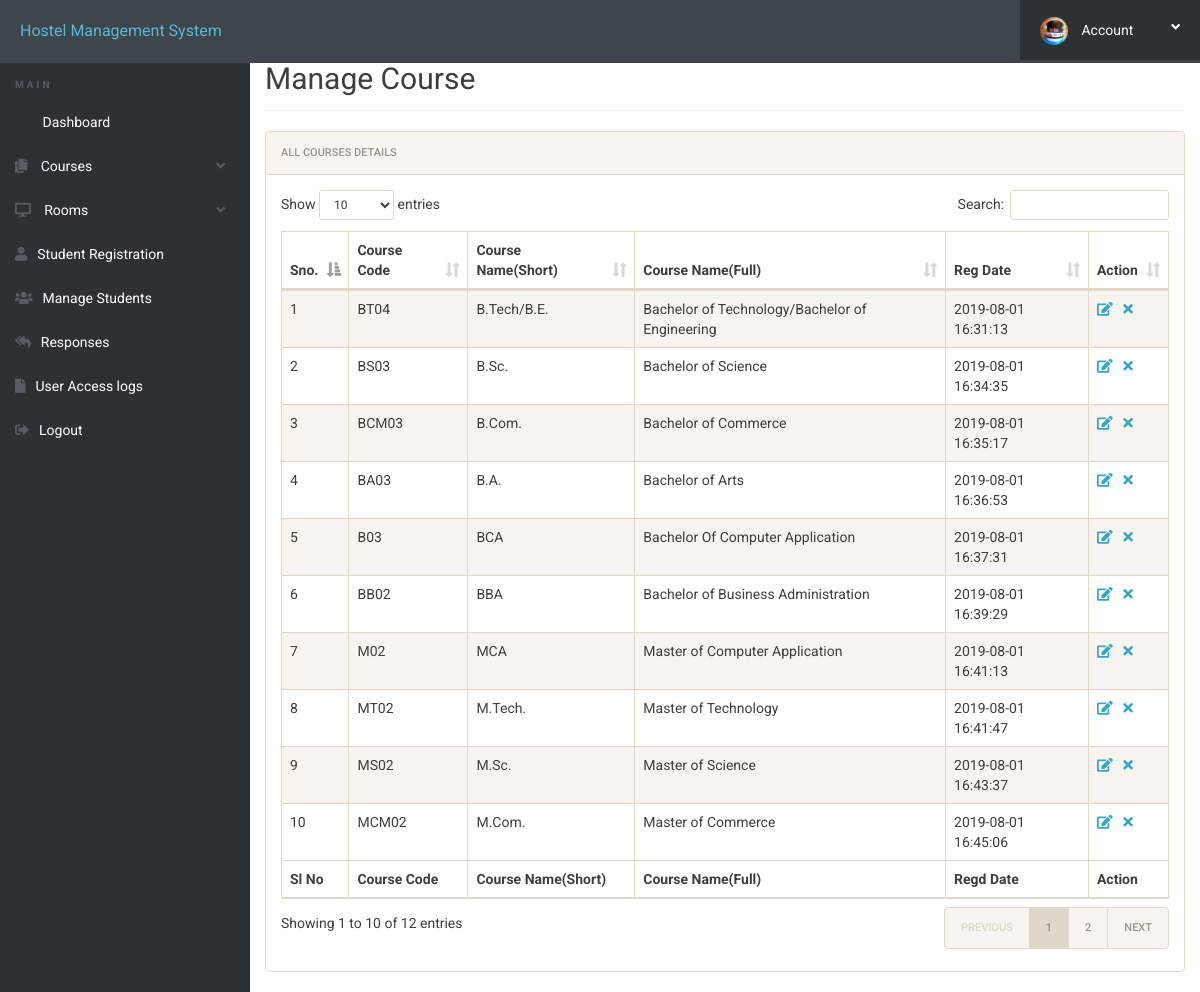
Page /admin/manage-courses.php (signed in) on the committed database.
### tables this page shows
CREATE TABLE `courses` (
  `id` int(11) NOT NULL,
  `course_code` varchar(255) DEFAULT NULL,
  `course_sn` varchar(255) DEFAULT NULL,
  `course_fn` varchar(255) DEFAULT NULL,
  `posting_date` timestamp NULL DEFAULT current_timestamp()
);

### admin/manage-courses.php (the view, shortened to what this page needs)
<?php
include('includes/config.php');
?>
<!doctype html>
<html lang="en" class="no-js">
<head>
	<link rel="stylesheet" href="css/font-awesome.min.css">
	<link rel="stylesheet" href="css/bootstrap.min.css">
	<link rel="stylesheet" href="css/dataTables.bootstrap.min.css">
	<link rel="stylesheet" href="css/bootstrap-social.css">
	<link rel="stylesheet" href="css/bootstrap-select.css">
	<link rel="stylesheet" href="css/fileinput.min.css">
	<link rel="stylesheet" href="css/awesome-bootstrap-checkbox.css">
	<link rel="stylesheet" href="css/style.css">
</head>
<body>
	<?php include('includes/header.php');?>
	<div class="ts-main-content">
			<?php include('includes/sidebar.php');?>
		<div class="content-wrapper">
			<div class="container-fluid">
				<div class="row">
					<div class="col-md-12">
						<h2 class="page-title" style="margin-top:4%">Manage Course</h2>
						<div class="panel panel-default">
							<div class="panel-heading">All Courses Details</div>
							<div class="panel-body">
								<table id="zctb" class="display table table-striped table-bordered table-hover" cellspacing="0" width="100%">
									<thead>
										<tr>
											<th>Sno.</th>
											<th>Course Code</th>
											<th>Course Name(Short)</th>
											<th>Course Name(Full)</th>
											<th>Reg Date </th>
											<th>Action</th>
										</tr>
									</thead>
									<tfoot>
										<tr>
											<th>Sl No</th>
											<th>Course Code</th>
											<th>Course Name(Short)</th>
											<th>Course Name(Full)</th>
											<th>Regd Date</th>
											<th>Action</th>										</tr>
									</tfoot>
									<tbody>
<?php
$ret="select * from courses";
$stmt= $mysqli->prepare($ret) ;
$stmt->execute() ;
$res=$stmt->get_result();
$cnt=1;
while($row=$res->fetch_object())
	  {
	  	?>
<tr><td><?php echo $cnt;;?></td>
<td><?php echo $row->course_code;?></td>
<td><?php echo $row->course_sn;?></td>
<td><?php echo $row->course_fn;?></td>
<td><?php echo $row->posting_date;?></td>
<td><a href="edit-course.php?id=<?php echo $row->id;?>"><i class="fa fa-edit"></i></a>&nbsp;&nbsp;
<a href="manage-courses.php?del=<?php echo $row->id;?>" onclick="return confirm("Do you want to delete");"><i class="fa fa-close"></i></a></td>
										</tr>
									<?php
$cnt=$cnt+1;
									 } ?>
									</tbody>
								</table>
							</div>
						</div>
					</div>
				</div>
			</div>
		</div>
	</div>
</body>
</html>

### admin/css/style.css (style rules this page uses)
html { font-size: 14px; }
@media only screen and (min-width: 480px) { html { font-size: 17px; } }
@media only screen and (min-width: 768px) { html { font-size: 14px; } }
body { font-size: 1em; }
a { color: #37a6c4; }
.panel { overflow: hidden; }
.page-title { padding-bottom: 15px; margin-bottom: 20px; border-bottom: 1px solid #f0f0f0; }
.ts-main-content .content-wrapper { padding-top: 15px; margin-top: 10px; }
@media only screen and (min-width: 992px) { .ts-main-content .content-wrapper { margin-left: 250px; } }

### rows in the picture
courses: course_code "BT04", course_sn "B.Tech/B.E.", course_fn "Bachelor of Technology/Bachelor of Engineering", posting_date "2019-08-01 16:31:13"
courses: course_code "BS03", course_sn "B.Sc.", course_fn "Bachelor of Science", posting_date "2019-08-01 16:34:35"
courses: course_code "BCM03", course_sn "B.Com.", course_fn "Bachelor of Commerce", posting_date "2019-08-01 16:35:17"
courses: course_code "BA03", course_sn "B.A.", course_fn "Bachelor of Arts", posting_date "2019-08-01 16:36:53"
courses: course_code "B03", course_sn "BCA", course_fn "Bachelor Of Computer Application", posting_date "2019-08-01 16:37:31"
courses: course_code "BB02", course_sn "BBA", course_fn "Bachelor of Business Administration", posting_date "2019-08-01 16:39:29"
courses: course_code "M02", course_sn "MCA", course_fn "Master of Computer Application", posting_date "2019-08-01 16:41:13"
courses: course_code "MT02", course_sn "M.Tech.", course_fn "Master of Technology", posting_date "2019-08-01 16:41:47"
courses: course_code "MS02", course_sn "M.Sc.", course_fn "Master of Science", posting_date "2019-08-01 16:43:37"
courses: course_code "MCM02", course_sn "M.Com.", course_fn "Master of Commerce", posting_date "2019-08-01 16:45:06"
